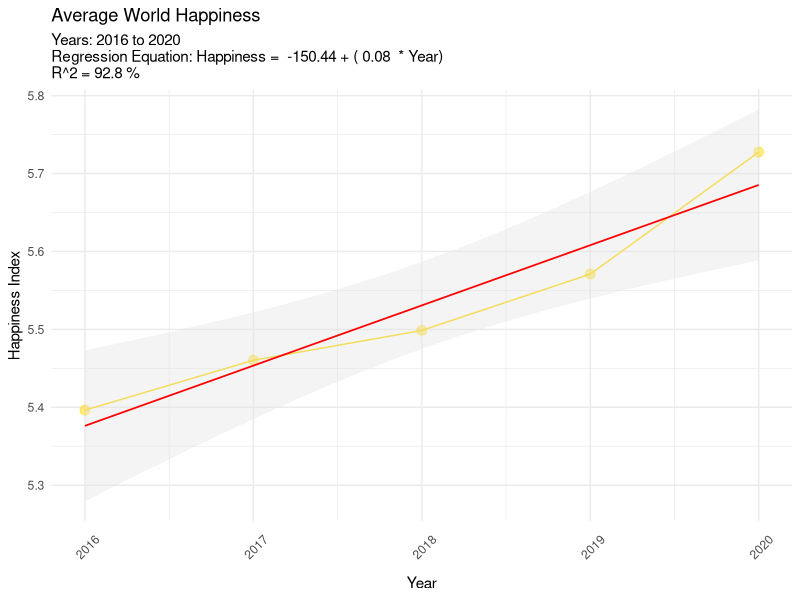
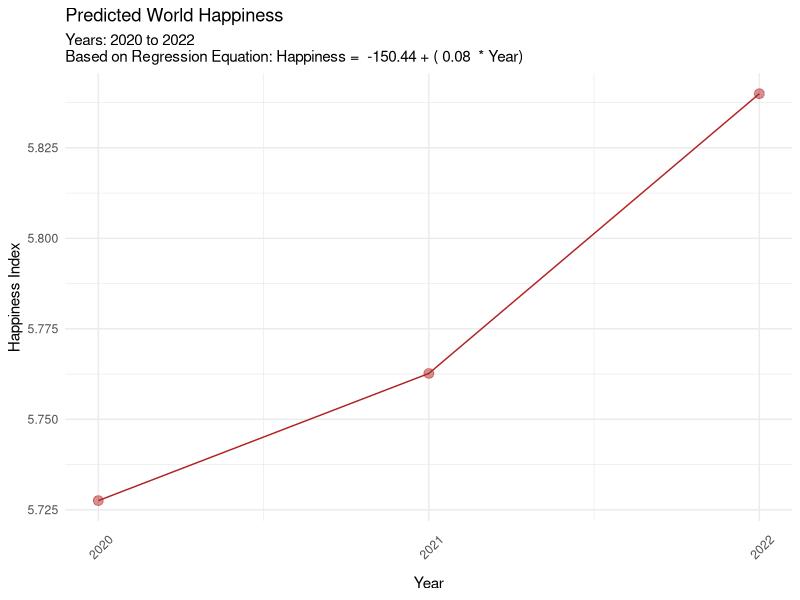
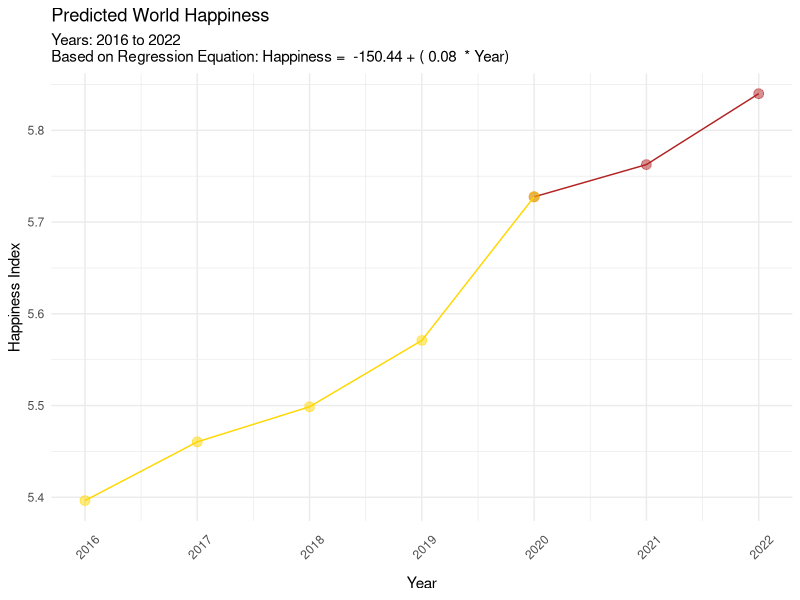
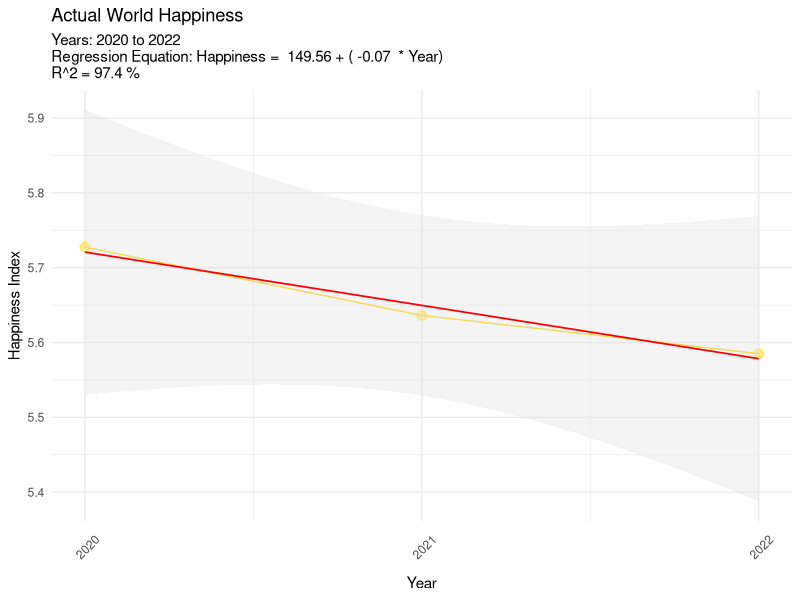
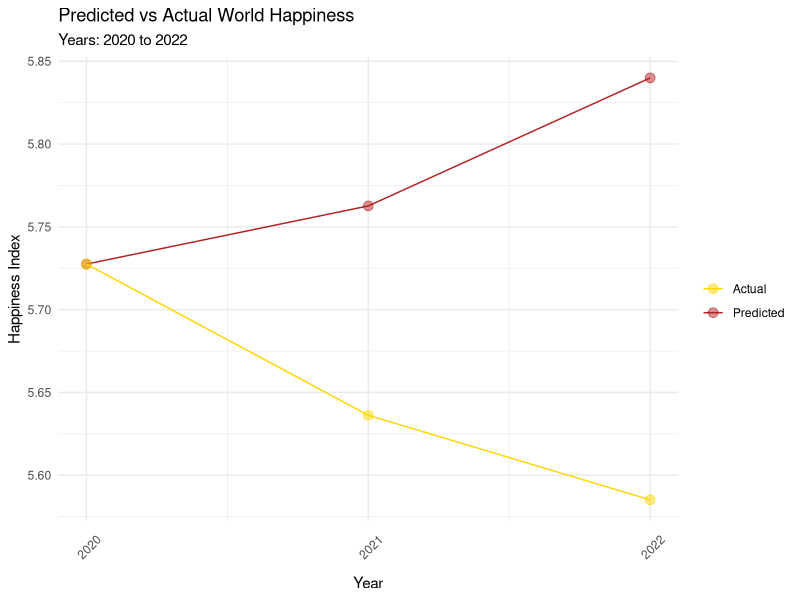
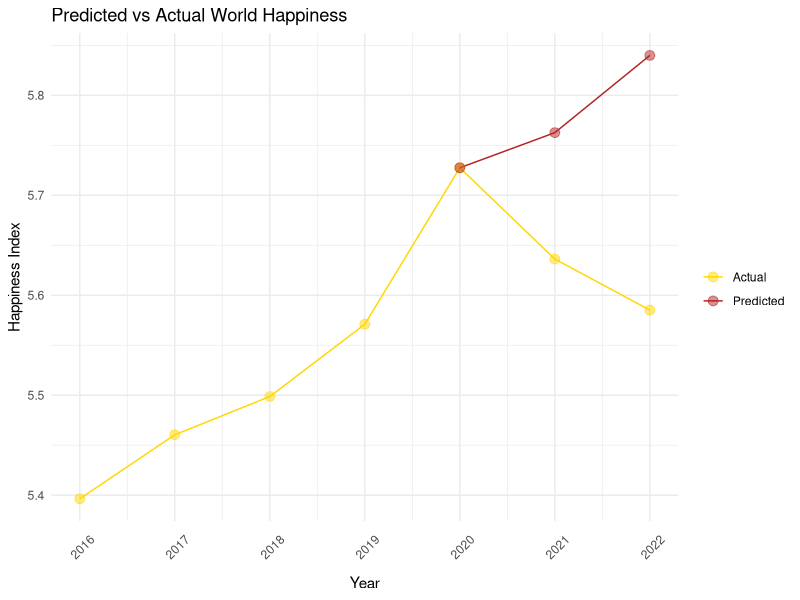

Write R code to recreate these figures, in order.
## ---- chunk 1
library(dplyr)
library(ggplot2)
## ---- chunk 2
df <- read.csv("../../DataAnalysis/DataFramesCreated/whi.df.clean.csv")
## ---- chunk 3
linear_regression <- function(x, y, data) {
  formula <- as.formula(paste(y, "~", x))

  regression <- lm(formula, data = data)

  intercept <- coef(regression)[1]
  slope <- coef(regression)[2]
  r_squared_percentage <- round(summary(regression)$r.squared * 100, 1)
  
  return(list(intercept=intercept, 
              slope=slope, 
              r_squared_percentage=r_squared_percentage))
}
## ---- chunk 4
mean.happiness.before.covid <- df %>%
  filter(Year > 2015 & Year < 2021 ) %>%
  group_by(Year) %>%
  summarise(Life.Ladder = mean(Life.Ladder, na.rm = TRUE))

equation.before.covid = linear_regression("Year", "Life.Ladder", mean.happiness.before.covid)

happiness.regression.before.covid <- mean.happiness.before.covid %>%
  ggplot(aes(Year, Life.Ladder)) +
  geom_line(color = "gold") +
  geom_point(size=3, alpha=0.5, color = "gold") +
  geom_smooth(method='lm', color = "red", fill="gray90", se = TRUE, size=0.6) +
  labs(title="Average World Happiness", 
       subtitle=paste("Years: 2016 to 2020", "\nRegression Equation: Happiness = ", round(equation.before.covid$intercept, 2), '+ (', round(equation.before.covid$slope, 2), " * Year)", "\nR^2 =", equation.before.covid$r_squared_percentage, "%"), 
       x="\nYear", 
       y="Happiness Index") +
  theme_minimal() +
  scale_x_continuous(breaks = seq(2000, 2020, 1)) +
  theme(axis.text.x = element_text(angle = 45, hjust = 0.2, vjust = 0))

happiness.regression.before.covid
## ---- chunk 5
years <- c(2021, 2022)
n <- length(years)
happiness.index <- numeric(n)
for (i in 1:n){
  happiness <- equation.before.covid$intercept + equation.before.covid$slope * years[i]
  happiness.index[i] <- happiness
}

predicted.happiness.df <- data.frame(Year = years, Life.Ladder = happiness.index)
predicted.happiness.df <- rbind(predicted.happiness.df, data.frame(Year = 2020, Life.Ladder = 5.727539))

happiness.predicted <- predicted.happiness.df %>%
  ggplot(aes(Year, Life.Ladder)) +
  geom_line(color = "firebrick") +
  geom_point(size=3, alpha=0.5, color = "firebrick") +
  labs(title="Predicted World Happiness", 
     subtitle=paste("Years: 2020 to 2022", "\nBased on Regression Equation: Happiness = ", round(equation.before.covid$intercept, 2), '+ (', round(equation.before.covid$slope, 2), " * Year)"),
     x="\nYear", 
     y="Happiness Index") +
  theme_minimal() +
  scale_x_continuous(breaks = seq(2020, 2023, 1)) +
  theme(axis.text.x = element_text(angle = 45, hjust = 0.2, vjust = 0))

happiness.predicted
## ---- chunk 6
happiness.predicted.all <- predicted.happiness.df %>%
  ggplot(aes(Year, Life.Ladder)) +
  geom_line(color = "firebrick") +
  geom_point(size=3, alpha=0.5, color = "firebrick") +
  geom_line(data=mean.happiness.before.covid, aes(Year, Life.Ladder), color = "gold") +
geom_point(data=mean.happiness.before.covid, aes(Year, Life.Ladder), size=3, alpha=0.5, color = "gold") +
  labs(title="Predicted World Happiness", 
     subtitle=paste("Years: 2016 to 2022", "\nBased on Regression Equation: Happiness = ", round(equation.before.covid$intercept, 2), '+ (', round(equation.before.covid$slope, 2), " * Year)"),
     x="\nYear", 
     y="Happiness Index") +
  theme_minimal() +
  scale_x_continuous(breaks = seq(2016, 2023, 1)) +
  theme(axis.text.x = element_text(angle = 45, hjust = 0.2, vjust = 0))

happiness.predicted.all
## ---- chunk 7
mean.happiness.after.covid <- df %>%
  filter(Year > 2019) %>%
  group_by(Year) %>%
  summarise(Life.Ladder = mean(Life.Ladder, na.rm = TRUE))

equation.after.covid = linear_regression("Year", "Life.Ladder", mean.happiness.after.covid)

happiness.regression.after.covid <- mean.happiness.after.covid %>%
  ggplot(aes(Year, Life.Ladder)) +
  geom_line(color = "gold") +
  geom_point(size=3, alpha=0.5, color = "gold") +
  geom_smooth(method='lm', colour = "red", fill="gray90", se = TRUE, size=0.6) +
  labs(title="Actual World Happiness", 
       subtitle=paste("Years: 2020 to 2022", "\nRegression Equation: Happiness = ", round(equation.after.covid$intercept, 2), '+ (', round(equation.after.covid$slope, 2), " * Year)", "\nR^2 =", equation.after.covid$r_squared_percentage, "%"), 
       x="\nYear", 
       y="Happiness Index") +
  theme_minimal() +
  scale_x_continuous(breaks = seq(2020, 2023, 1)) +
  theme(axis.text.x = element_text(angle = 45, hjust = 0.2, vjust = 0))

happiness.regression.after.covid
## ---- chunk 8
mean.happiness.after.covid$type <- 'Actual'
predicted.happiness.df$type <- 'Predicted'

predicted.vs.actual <- ggplot() +
  geom_line(data = predicted.happiness.df, aes(Year, Life.Ladder, color = type)) +
  geom_point(data = predicted.happiness.df, aes(Year, Life.Ladder, color = type), size=3, alpha=0.5) +
  geom_line(data = mean.happiness.after.covid, aes(Year, Life.Ladder, color = type)) +
  geom_point(data = mean.happiness.after.covid, aes(Year, Life.Ladder, color = type), size=3, alpha=0.5) +
  labs(title="Predicted vs Actual World Happiness", 
       subtitle="Years: 2020 to 2022",
       x="\nYear", 
       y="Happiness Index") +
  scale_color_manual(name='', values = c("Predicted" = "firebrick", "Actual" = "gold")) +
  theme_minimal() +
  scale_x_continuous(breaks = seq(2020, 2023, 1)) +
  theme(axis.text.x = element_text(angle = 45, hjust = 0.2, vjust = 0))

predicted.vs.actual
## ---- chunk 9
actual.data <- df %>%
  filter(Year > 2015) %>%
  group_by(Year) %>%
  summarise(Life.Ladder = mean(Life.Ladder, na.rm = TRUE)) %>%
  mutate(type = 'Actual')

combined.df <- rbind(actual.data, predicted.happiness.df)
combined.df
predicted.vs.actual.all <- ggplot(combined.df, aes(Year, Life.Ladder, color = type)) +
  geom_line() +
  geom_point(size=3, alpha=0.5) +
  labs(title="Predicted vs Actual World Happiness", 
     x="\nYear", 
     y="Happiness Index") +
  scale_color_manual(name = "", values = c("Predicted" = "firebrick", "Actual" = "gold")) +
  theme_minimal() +
  scale_x_continuous(breaks = seq(2015, 2023, 1)) +
  theme(axis.text.x = element_text(angle = 45, hjust = 0.2, vjust = 0))

predicted.vs.actual.all
